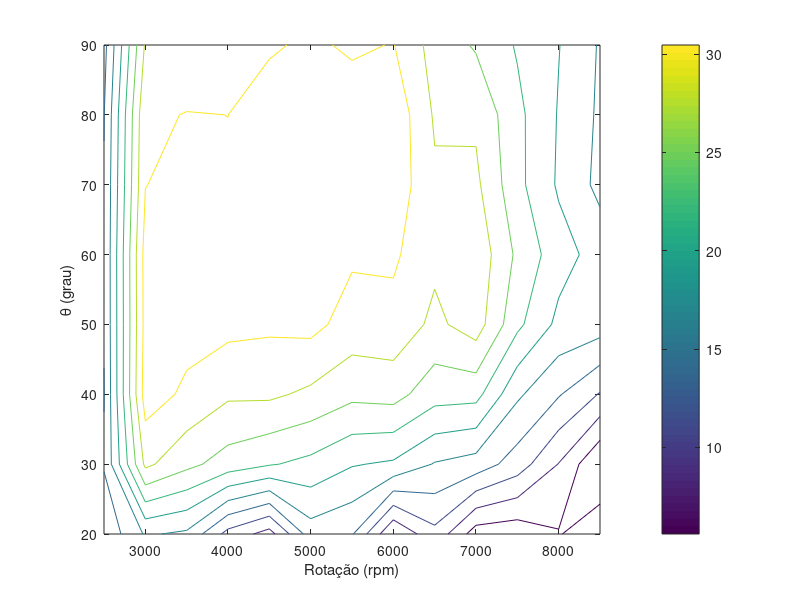
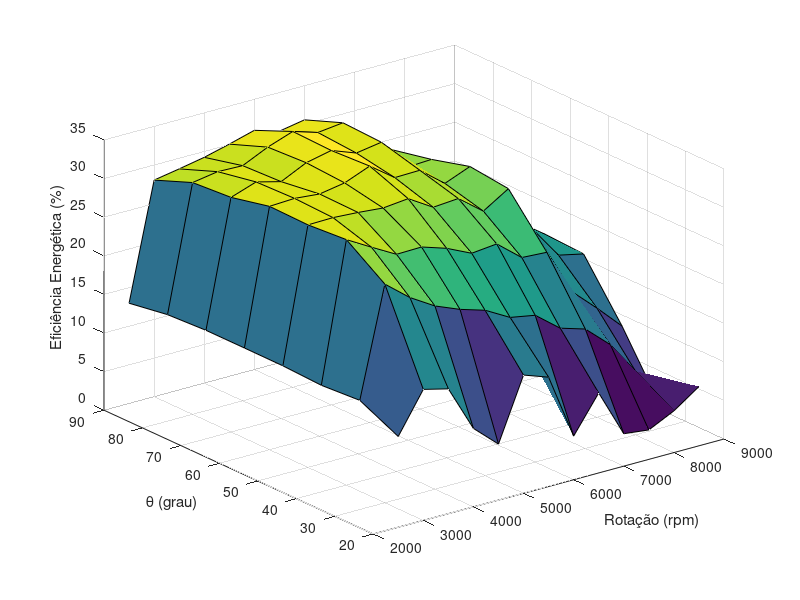
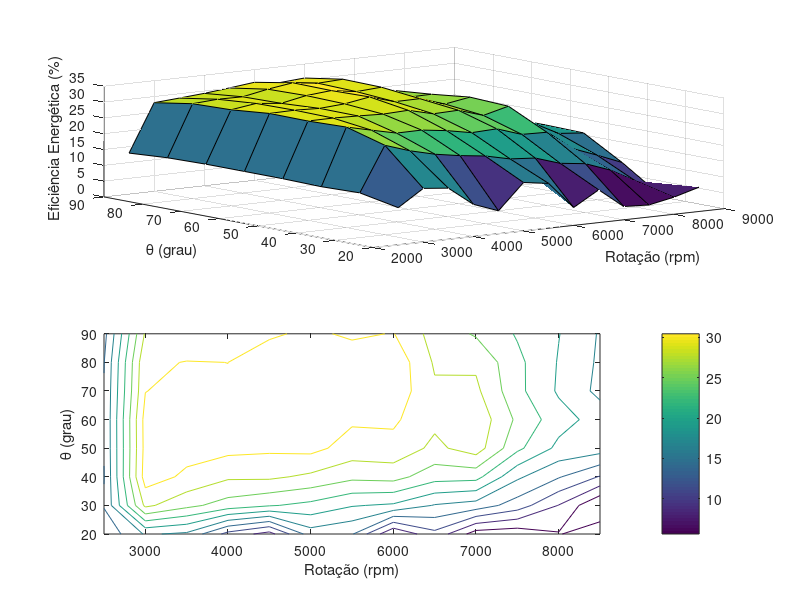

Here is the MATLAB script that generated these plots, in order:
clc
clear all
close all

Eff_exp=[
11.75	16.97	16.16	10.16	7.25	15.31	14.16	5.65	10.36	4.20	3.81	5.40	7.67
14.14	28.32	25.70	23.73	22.41	21.42	19.61	19.01	16.46	15.47	12.57	8.27	2.84
13.80	31.79	29.93	28.13	28.20	27.15	25.63	25.96	23.32	23.12	17.14	14.13	10.93
14.03	31.41	31.47	31.26	30.96	31.29	29.30	29.55	27.04	29.07	22.83	18.70	17.98
14.05	31.52	31.67	31.36	31.92	33.22	30.85	30.92	28.34	29.65	24.39	20.58	18.24
14.05	30.39	31.51	30.67	32.24	32.95	31.74	32.26	28.12	28.28	22.95	19.04	15.90
13.79	30.02	30.55	30.45	31.97	33.12	32.11	32.49	27.36	27.21	22.88	19.22	16.19
12.98	28.05	28.62	29.24	30.07	30.98	29.99	30.58	26.59	24.62	21.90	19.51	16.38];

rpm=[2500	3000	3500	4000	4500	5000	5500	6000	6500	7000	7500	8000	8500];

theta=[20 30 40 50 60 70 80 90];

[RPM, THETA]=meshgrid(rpm,theta);

figure(1)
contour(RPM,THETA,Eff_exp)
colorbar
xlabel('Rotação (rpm)')
ylabel('\theta (grau)')
zlabel('Eficiência Energética (%)')

figure(2)
surf(RPM,THETA,Eff_exp)
xlabel('Rotação (rpm)')
ylabel('\theta (grau)')
zlabel('Eficiência Energética (%)')

figure(3)
subplot(2,1,1)
surf(RPM,THETA,Eff_exp)
xlabel('Rotação (rpm)')
ylabel('\theta (grau)')
zlabel('Eficiência Energética (%)')
subplot(2,1,2)
contour(RPM,THETA,Eff_exp)
colorbar
xlabel('Rotação (rpm)')
ylabel('\theta (grau)')
zlabel('Eficiência Energética (%)')
